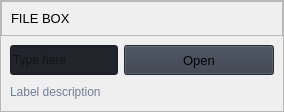
                      <widget class="QFrame" name="row_1">
                       <property name="frameShape">
                        <enum>QFrame::StyledPanel</enum>
                       </property>
                       <property name="frameShadow">
                        <enum>QFrame::Raised</enum>
                       </property>
                       <layout class="QVBoxLayout" name="verticalLayout_16">
                        <property name="spacing">
                         <number>0</number>
                        </property>
                        <property name="leftMargin">
                         <number>0</number>
                        </property>
                        <property name="topMargin">
                         <number>0</number>
                        </property>
                        <property name="rightMargin">
                         <number>0</number>
                        </property>
                        <property name="bottomMargin">
                         <number>0</number>
                        </property>
                        <item>
                         <widget class="QFrame" name="frame_div_content_1">
                          <property name="minimumSize">
                           <size>
                            <width>0</width>
                            <height>110</height>
                           </size>
                          </property>
                          <property name="maximumSize">
                           <size>
                            <width>16777215</width>
                            <height>110</height>
                           </size>
                          </property>
                          <property name="frameShape">
                           <enum>QFrame::NoFrame</enum>
                          </property>
                          <property name="frameShadow">
                           <enum>QFrame::Raised</enum>
                          </property>
                          <layout class="QVBoxLayout" name="verticalLayout_17">
                           <property name="spacing">
                            <number>0</number>
                           </property>
                           <property name="leftMargin">
                            <number>0</number>
                           </property>
                           <property name="topMargin">
                            <number>0</number>
                           </property>
                           <property name="rightMargin">
                            <number>0</number>
                           </property>
                           <property name="bottomMargin">
                            <number>0</number>
                           </property>
                           <item>
                            <widget class="QFrame" name="frame_title_wid_1">
                             <property name="maximumSize">
                              <size>
                               <width>16777215</width>
                               <height>35</height>
                              </size>
                             </property>
                             <property name="frameShape">
                              <enum>QFrame::StyledPanel</enum>
                             </property>
                             <property name="frameShadow">
                              <enum>QFrame::Raised</enum>
                             </property>
                             <layout class="QVBoxLayout" name="verticalLayout_18">
                              <item>
                               <widget class="QLabel" name="labelBoxBlenderInstalation">
                                <property name="font">
                                 <font>
                                  <family>Segoe UI</family>
                                  <pointsize>10</pointsize>
                                  <italic>false</italic>
                                  <bold>false</bold>
                                 </font>
                                </property>
                                <property name="styleSheet">
                                 <string notr="true"/>
                                </property>
                                <property name="text">
                                 <string>FILE BOX</string>
                                </property>
                               </widget>
                              </item>
                             </layout>
                            </widget>
                           </item>
                           <item>
                            <widget class="QFrame" name="frame_content_wid_1">
                             <property name="frameShape">
                              <enum>QFrame::NoFrame</enum>
                             </property>
                             <property name="frameShadow">
                              <enum>QFrame::Raised</enum>
                             </property>
                             <layout class="QHBoxLayout" name="horizontalLayout_9">
                              <item>
                               <layout class="QGridLayout" name="gridLayout">
                                <property name="bottomMargin">
                                 <number>0</number>
                                </property>
                                <item row="0" column="0">
                                 <widget class="QLineEdit" name="lineEdit">
                                  <property name="minimumSize">
                                   <size>
                                    <width>0</width>
                                    <height>30</height>
                                   </size>
                                  </property>
                                  <property name="styleSheet">
                                   <string notr="true">background-color: rgb(33, 37, 43);</string>
                                  </property>
                                  <property name="text">
                                   <string/>
                                  </property>
                                  <property name="placeholderText">
                                   <string>Type here</string>
                                  </property>
                                 </widget>
                                </item>
                                <item row="0" column="1">
                                 <widget class="QPushButton" name="pushButton">
                                  <property name="minimumSize">
                                   <size>
                                    <width>150</width>
                                    <height>30</height>
                                   </size>
                                  </property>
                                  <property name="font">
                                   <font>
                                    <family>Segoe UI</family>
                                    <pointsize>10</pointsize>
                                    <italic>false</italic>
                                    <bold>false</bold>
                                   </font>
                                  </property>
                                  <property name="cursor">
                                   <cursorShape>PointingHandCursor</cursorShape>
                                  </property>
                                  <property name="styleSheet">
                                   <string notr="true">background-color: rgb(52, 59, 72);</string>
                                  </property>
                                  <property name="text">
                                   <string>Open</string>
                                  </property>
                                  <property name="icon">
                                   <iconset resource="resources.qrc">
                                    <normaloff>:/icons/images/icons/cil-folder-open.png</normaloff>:/icons/images/icons/cil-folder-open.png</iconset>
                                  </property>
                                 </widget>
                                </item>
                                <item row="1" column="0" colspan="2">
                                 <widget class="QLabel" name="labelVersion_3">
                                  <property name="styleSheet">
                                   <string notr="true">color: rgb(113, 126, 149);</string>
                                  </property>
                                  <property name="lineWidth">
                                   <number>1</number>
                                  </property>
                                  <property name="text">
                                   <string>Label description</string>
                                  </property>
                                  <property name="alignment">
                                   <set>Qt::AlignLeading|Qt::AlignLeft|Qt::AlignVCenter</set>
                                  </property>
                                 </widget>
                                </item>
                               </layout>
                              </item>
                             </layout>
                            </widget>
                           </item>
                          </layout>
                         </widget>
                        </item>
                       </layout>
                      </widget>
